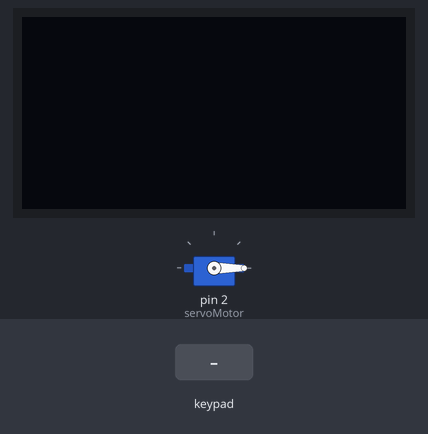
Simulated run of this sketch. Board: Arduino Mega 2560, built with avr-gcc and run on an emulated ATmega2560. On the bench: servo, 128×64 one-colour display. Inputs (shaded band) come from the test bench. The modem accepts every AT command (registered, SIM ready, sends succeed) and sends nothing else; what the sketch prints to the serial monitor is not drawn.

Above: at 1.2 s.
1.3 s: keypad keys 1 2 3 4 # pressed 0.4 s apart
At 3.9 s:
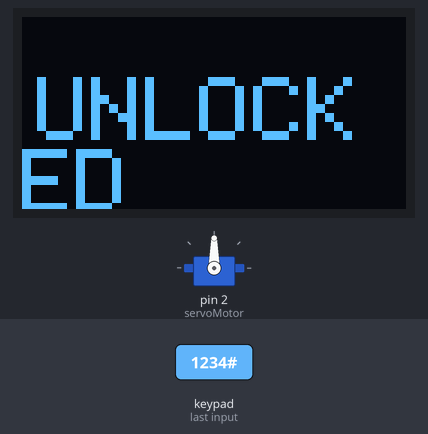
4.8 s: key 'A' pressed
7.8 s: key 'B' pressed
10.8 s: keypad keys 1 2 3 4 D pressed 0.4 s apart
At 14.9 s:
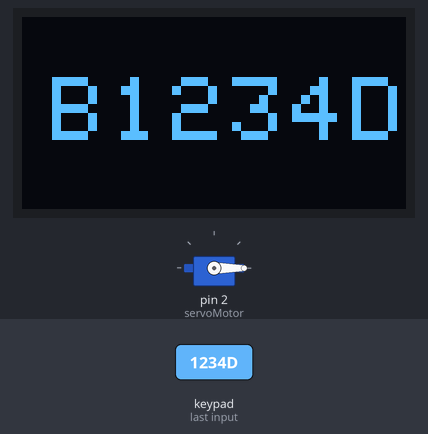
15.2 s: key 'C' pressed
At 16.4 s:
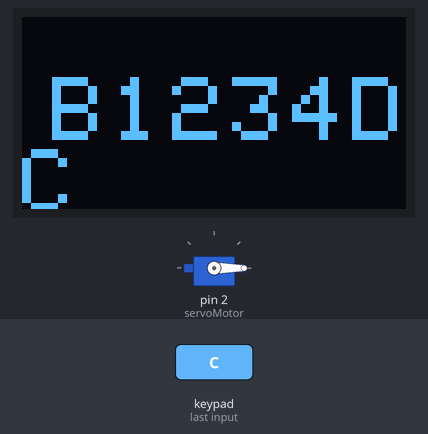
16.7 s: keypad keys 1 0 9 8 7 # pressed 0.4 s apart
At 19.5 s:
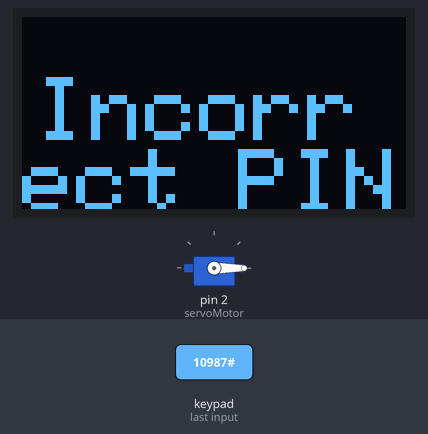
Timing chart, 0 to 21.0 s (numbered marks = the images above; inputs shaded):
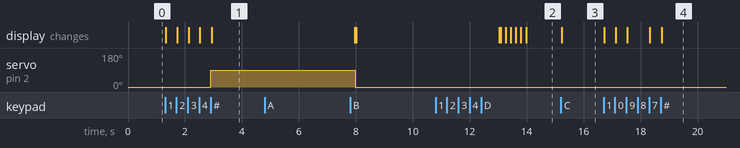

Measured:
- after the input at 1.3 s, servo on pin 2 (servoMotor): 0° → 90° after 1.6 s; the display: first changes at once (image 1 shows a later state)
- after the input at 4.8 s, every drawn part: stays the same
- after the input at 15.2 s, the display: changes at once (image 3)
- after the input at 16.7 s, the display: first changes at once (image 4 shows a later state)

The sketch:

MainDoorLock.ino
```cpp
#include <Adafruit_SSD1306.h>
#include <splash.h>
#include <Wire.h>
#include <Keypad.h>
#include <Servo.h>

#define SCREEN_WIDTH 128
#define SCREEN_HEIGHT 64

#define OLED_RESET 4

/*
SOURCES:
 -  https://www.youtube.com/watch?v=bg-HJ54Cw64 (Servo Motor set up)
 -  https://www.instructables.com/Connecting-a-4-x-4-Membrane-Keypad-to-an-Arduino/ (Membrane Switch set up)
 -  https://www.instructables.com/Arduino-and-the-SSD1306-OLED-I2C-128x64-Display/ (setting up display)
 -  https://playground.arduino.cc/Main/I2cScanner/ (I2C Scanner)
*/

// Display initialization
Adafruit_SSD1306 display(SCREEN_WIDTH, SCREEN_HEIGHT, &Wire, OLED_RESET);

// Servo Motor initialization
Servo servoMotor;

// 4x4 Keypad initialization
const byte ROWS = 4;
const byte COLS = 4;
char keys[ROWS][COLS] = {
  { '1', '2', '3', 'A' },
  { '4', '5', '6', 'B' },
  { '7', '8', '9', 'C' },
  { '*', '0', '#', 'D' }
};
byte rowPins[ROWS] = { 10, 9, 8, 7 };
byte colPins[COLS] = { 6, 5, 4, 3 };
Keypad keypad = Keypad(makeKeymap(keys), rowPins, colPins, ROWS, COLS);

// All global variables used throughout
String correctPin = "1234";
String enteredPin = "";
bool isLocked = true;
const int LOCKED = 0;
const int UNLOCKED = 90;
int cursor_x = 10;
int cursor_y = 20;
String postData = "";
String locked = "";
String timestamp = "";

void setup() {
  // Begin Serials for communication between ESP and Mega
  Serial.begin(9600);
  Serial1.begin(9600);

  // Servo starts off in locked position
  servoMotor.attach(2);
  servoMotor.write(LOCKED);

  // Oled display set up
  displayStatus();
  if (!display.begin(SSD1306_SWITCHCAPVCC, 0X3C)) {
    Serial.println(F("SSD1306 allocation failed"));
    for (;;)
      ;
  }
  display.clearDisplay();
  display.setTextSize(3);
  display.setTextColor(SSD1306_WHITE);
  display.setCursor(cursor_x, cursor_y);
  display.display();
}

void loop() {
  char key = keypad.getKey();  // Waits for key to be pushed and stores

  if (key) {

    if (key == 'A' && !isLocked) {  // Pressing 'A' only works when door is unlocked, and locks the door
      lock();
      display.clearDisplay();
      display.setCursor(20, 20);
      display.println("LOCKED");
      display.display();
      cursor_x = 10;
      delay(5000);
      display.clearDisplay();
      display.display();
      if (isLocked) {
          locked = "LOCKED";
        } else {
          locked = "UNLOCKED";
        }

      // Send data to Serial1 which is connected to ESP module
      postData = "attempt_pin=A&attempt_status=" + locked;
      Serial1.println(postData);
    }
    else if (isLocked) {
      if (key == '#') {   // When door is locked, '#' is the 'enter' button after putting in a PIN
        checkPin();
        if (isLocked) {
          locked = "LOCKED";
        } else {
          locked = "UNLOCKED";
        }

        // Send data to Serial1 which is connected to ESP module
        postData = "attempt_pin=" + enteredPin + "&attempt_status=" + locked;
        Serial1.println(postData);

        // Clear PIN and display when done
        clearPin();
        display.clearDisplay();
        display.display();
      } else if (key == '*') {   // '*' clears the current PIN entered, allowing users to start again if there was a mistake
        clearPin();
        display.clearDisplay();
        cursor_x = 10;
        display.setCursor(cursor_x, cursor_y);
        display.display();
      } else if (key != 'A') {   // All other keys are saved into 'enteredPin' and displayed as entered
        enteredPin += key;
        Serial.print(key);
        display.setCursor(cursor_x, cursor_y);
        display.print(key);
        cursor_x += 20;
        display.display();
      }
    }
  }
}

// Checks if the user entered PIN and the stored PIN match and locks/unlocks door accordingly
void checkPin() {
  Serial.println();

  if (enteredPin == correctPin) {
    unlock();
    display.clearDisplay();
    display.setCursor(5, 20);
    display.println("UNLOCKED");
    display.display();
    cursor_x = 10;
    delay(5000);
  } else {
    Serial.println("Incorrect PIN");
    servoMotor.write(LOCKED);
    isLocked = true;
    display.clearDisplay();
    display.setCursor(5, 20);
    display.println("Incorrect PIN");
    display.display();
    cursor_x = 10;
    delay(5000);
  }

  displayStatus();
}

// Clears the entered PIN
void clearPin() {
  enteredPin = "";
  if (isLocked) {
    Serial.println("\nEnter PIN and press # to unlock: ");
  }
}

// Unlocks the door - turns the servo motor
void unlock() {
  Serial.println("Correct PIN - Unlocking");
  servoMotor.write(UNLOCKED);
  isLocked = false;
}

// Locks the door - turns the servo motor
void lock() {
  Serial.println("Locking system");
  servoMotor.write(LOCKED);
  isLocked = true;
}

// Outputs into the Serial Monitor for debugging purposes
void displayStatus() {
  Serial.println();
  Serial.print("Current Status: ");
  if (isLocked) {
    Serial.println("LOCKED");
    Serial.println("Enter PIN and press # to unlock: ");
  } else {
    Serial.println("UNLOCKED");
    Serial.println("Press A to lock: ");
  }
}
```
